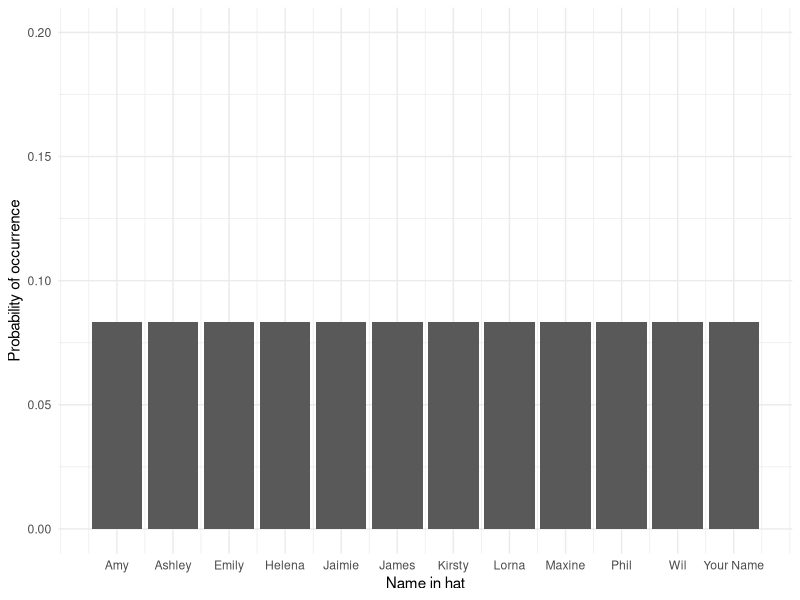
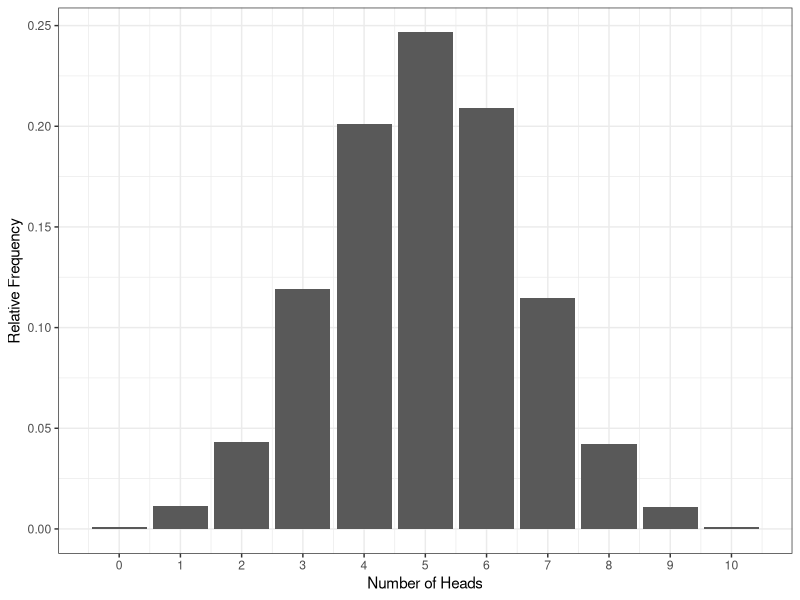
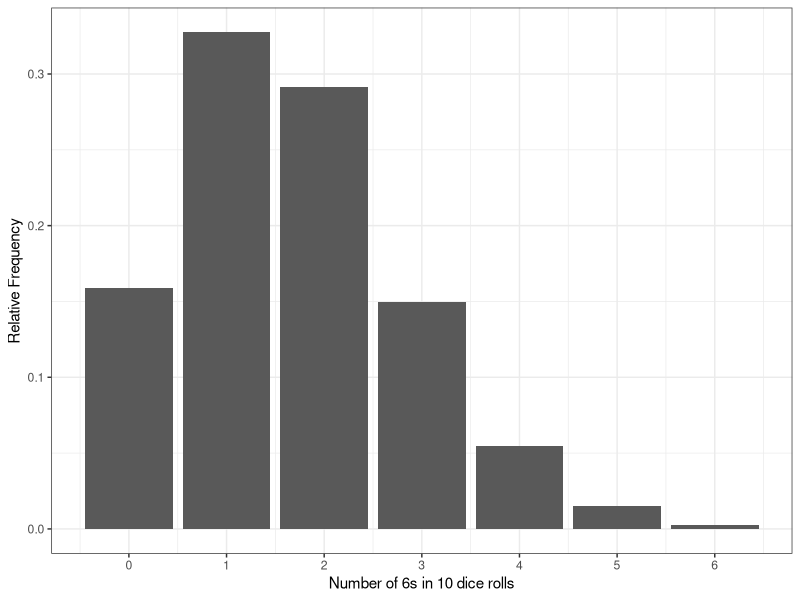
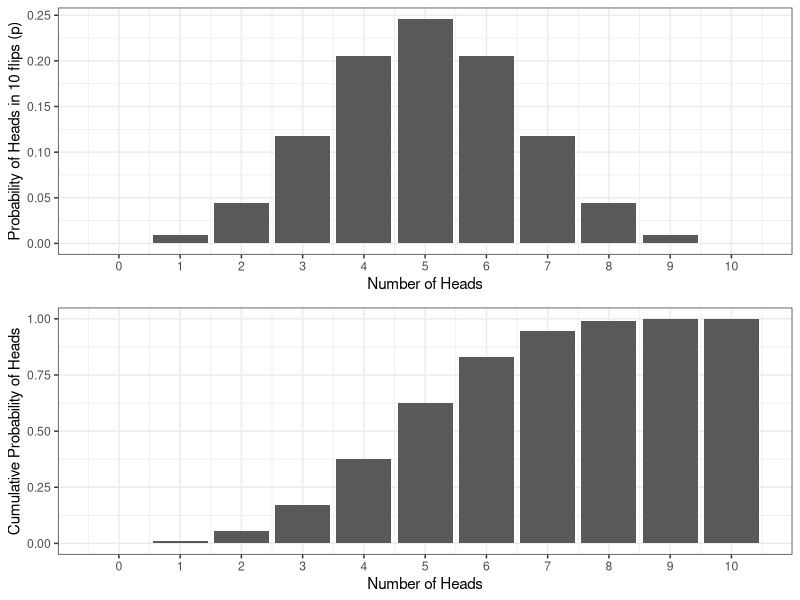
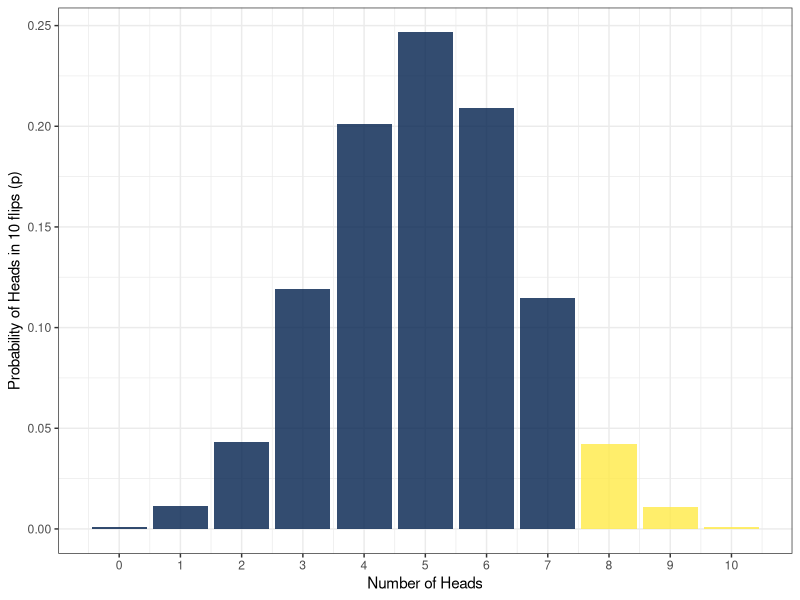
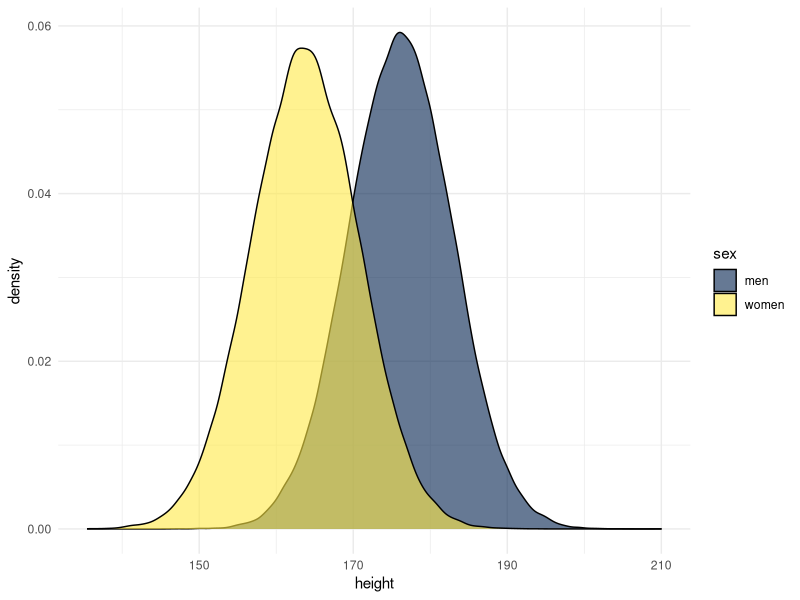
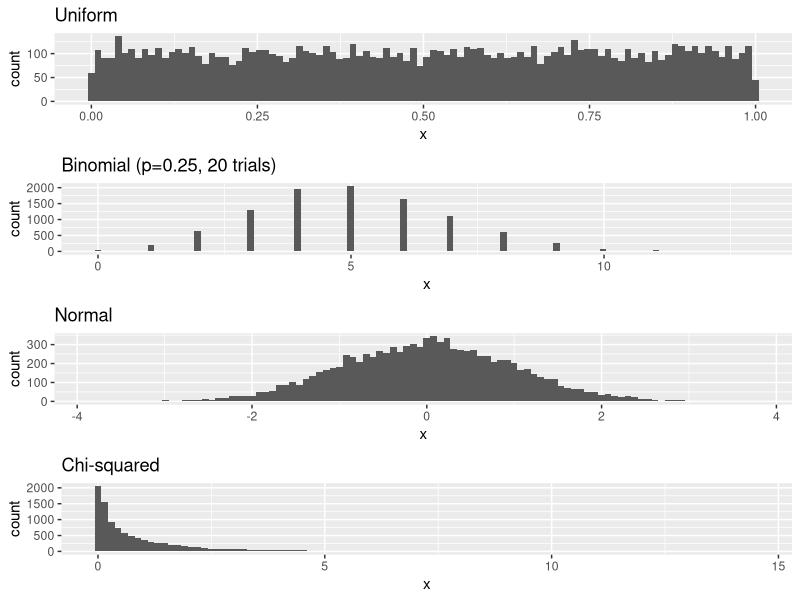

The R script that drew these images, in order:
## ---- chunk 1
library(tidyverse)
name <- 1:12
prob <- rep_len(1/12, length.out=12) #sample(x = 1/12, size = 12, replace = TRUE)
dat <- tibble(name, prob)
ggplot(dat, aes(name, prob)) + geom_col() +
  scale_y_continuous(limits = c(0,.2), name = "Probability of occurrence") +
  scale_x_continuous(breaks = c(1:12),
                     name = "Name in hat",
                     labels = c("Your Name","Amy", "Jaimie", "Emily", "Helena", "Ashley", "Wil", "Phil", "James", "Lorna", "Maxine", "Kirsty") %>% sort()) +
  theme_minimal()
## ---- chunk 2
heads10000 <- replicate(n = 10000, 
                        expr = sample(0:1, 10, TRUE) %>% sum())
data10000 <- tibble(heads = heads10000) %>%   # convert to a tibble
                group_by(heads) %>% # group by number of possibilities 
                summarise(n = n(), # count occurrences of each possibility,
                          p=n/10000) # & calculate probability (p) of each
ggplot(data10000, aes(x = heads,y = p)) + 
  geom_bar(stat = "identity") + 
  labs(x = "Number of Heads", 
       y = "Relative Frequency") +
  theme_bw() +
  scale_x_continuous(breaks = 0:10)
## ---- chunk 3
dice10000 <- replicate(n = 10000, 
                       expr = sample(0:1, 10, TRUE, prob = (c(5/6, 1/6))) %>% sum())
tibble(heads = dice10000) %>%   # convert to a tibble
  group_by(heads) %>% # group by number of possibilities 
  summarise(n = n(), # count occurrences of each possibility,
            p=n/10000) %>%  # & calculate probability (p) of each
  ggplot(aes(x = heads,y = p)) + 
  geom_bar(stat = "identity") + 
  labs(x = "Number of 6s in 10 dice rolls", 
       y = "Relative Frequency") +
  theme_bw() +
  scale_x_continuous(breaks = 0:10)
## ---- chunk 4
#| echo: true
#1
runif(n=1) #default parameters are already set to min=0 and max=1
#2
runif(n=100, max=10) %>% mean()
#3
sample(1:10, size=50, replace=T) %>% mean()
#4
sample(c("Anna", "Barbara", "Christina", "Dana"), size=1)
#5
sample(c("Anna", "Barbara", "Christina", "Dana")) #by default, sample draws all elements in random order
## ---- chunk 5
binomData = tibble(heads = 0:10, 
                   p = dbinom(heads, 10, .5),
                   p_cum = pbinom(heads, 10, .5)) #p_cum = cumsum(p)

cowplot::plot_grid(ggplot(binomData, aes(x = heads,y = p)) + 
  geom_col() + 
  labs(x = "Number of Heads", 
       y = "Probability of Heads in 10 flips (p)") +
  theme_bw() +
  scale_x_continuous(breaks = 0:10),

ggplot(binomData, aes(x = heads,y = p_cum)) + 
  geom_col() + 
  labs(x = "Number of Heads", 
       y = "Cumulative Probability of Heads") +
  theme_bw() +
  scale_x_continuous(breaks = 0:10),
ncol=1)
## ---- chunk 6
#| echo: true
#1
dbinom(x = 5, size = 10, prob = 0.5)
#2 (indirect way)
dbinom(x = 0:2, size=10, prob=0.5) %>% sum()
#2 (direct way)
pbinom(q = 2, size = 10, prob = 0.5) #P(X <= q)
#3 (careful: minus 1)
pbinom(q = 8-1, size = 10, prob = 0.5, lower.tail = F) #P(X > q) = 1 - P(X <= q)
## ---- chunk 7
#| echo: true
#| eval: true

pbinom(q = 2, size = 10, prob = 0.5)
# note: before the first argument was x, but here it's called q

## ---- chunk 8
#| echo: true
#| eval: true
pbinom(q = 7, size = 10, prob = .5) 
## ---- chunk 9
ggplot(data10000, aes(x = heads,y = p)) + 
  geom_bar(stat = "identity", aes(fill = heads >7), show.legend = FALSE, alpha = .8) + 
  labs(x = "Number of Heads", y = "Probability of Heads in 10 flips (p)") +
  theme_bw() +
  scale_x_continuous(breaks = c(0,1,2,3,4,5,6,7,8,9,10)) +
  scale_fill_viridis_d(option = "E")
## ---- chunk 10
#| echo: true
1 - pbinom(q = 6, size = 10, prob = .5)
## ---- chunk 11
#| echo: true
pbinom(q = 6, size = 10, prob = .5, lower.tail = FALSE)
## ---- chunk 12
#| echo: true

qbinom(p = .05, size = 10, prob = .5)

## ---- chunk 13
#| echo: true
pnorm(q = 176.2, mean = 163.8, sd = 6.931, lower.tail = FALSE)
## ---- chunk 14
#| echo: true
pnorm(q = 176.2, mean = 163.8, sd = 6.931, lower.tail = F) + 
  dnorm(x = 176.2, mean = 163.8, sd = 6.931)
## ---- chunk 15
#| echo: true
pnorm(q = 181.12, mean = 176.2, sd = 6.748, lower.tail = FALSE)
## ---- chunk 16
#| echo: true

qnorm(p = .05, mean = 176.2, sd = 6.748, lower.tail = FALSE)

## ---- chunk 17
#| echo: true
#| output-location: column-fragment
men <- rnorm(n = 100000, mean = 176.2, sd = 6.748)
women <- rnorm(n = 100000, mean = 163.8, sd = 6.931)

heights <- tibble(men, women) %>%
  pivot_longer(names_to = "sex", values_to = "height", men:women)

heights %>% ggplot(aes(x = height, fill = sex)) +
  geom_density(alpha = .6) +
  scale_fill_viridis_d(option = "E") +
  theme_minimal()
## ---- chunk 18
#| echo: true
#| output-location: column
nsamples <- 10000
nhistbins <- 100

# uniform distribution
p1 <- tibble(x = runif(nsamples)) %>% 
  ggplot((aes(x))) + geom_histogram(bins = nhistbins) + 
  labs(title = "Uniform")

# binomial distribution
p2 <- tibble(x = rbinom(nsamples, 20, 0.25)) %>% 
  ggplot(aes(x)) + geom_histogram(bins = nhistbins) +
  labs(title = "Binomial (p=0.25, 20 trials)")

# normal distribution
p3 <- tibble(x = rnorm(nsamples)) %>% 
  ggplot(aes(x)) + geom_histogram(bins = nhistbins) +
  labs(title = "Normal")

# Chi-squared distribution
p4 <- tibble(x = rchisq(nsamples, df=1)) %>% 
  ggplot(aes(x)) + geom_histogram(bins = nhistbins) +
  labs(title = "Chi-squared")

cowplot::plot_grid(p1, p2, p3, p4, ncol = 1)
## ---- chunk 19
#| echo: true

heights <- rnorm(120, mean = 170, sd = 10)
## ---- chunk 20
#| echo: true

coin_flips <- sample(c("Head", "Tail"), 120, replace=TRUE)

## ---- chunk 21
#| echo: true

genders <- rep(x = c("man", "woman", "nonbinary"), each = 40) #%>% sample() #you can run just "sample" on a vector to randomize its order

## ---- chunk 22
#| echo: true

sim_data <- tibble(
  participant_number = 1:120,
  gender = rep(x = c("man", "woman", "nonbinary"), each = 40),
  height = rnorm(120, mean = 170, sd = 10),
  coin_flip = sample(c("Head", "Tail"), 120, replace=TRUE)
)

# or if you have run all the code before, you could also use the objects you have already in your Environment:
# sim_data <- tibble(participant_number = 1:120, genders, heights, coin_flips)
## ---- chunk 23
#| echo: true

data_10 <- tibble(
  participant = 1:10,
  sweets = c(5, 5, 5, 7, 3, 3, 4, 6, 8, 4)
)
## ---- chunk 24
#| echo: true

data_20 <- tibble(
  participant = 1:100,
  sweets = rpois(100,4) #random Poisson distribution
)
## ---- chunk 25
#| echo: true

set.seed(8465123)
iterations <- 1000 

# initialize empty matrices
mean_bootstrap_10 <- matrix(NA, nrow = iterations, ncol = 1)
mean_bootstrap_20 <- matrix(NA, nrow = iterations, ncol = 1)

for (i in 1:iterations) {
  # draw exactly the same amount of datapoints as in the original dataset, but with replacement
  bootstrap_data_10 <- sample_n(data_10, 10, replace=TRUE)
  bootstrap_data_20 <- sample_n(data_20, 20, replace=TRUE)
  
  # calculate the mean for each of the subsamples, put it into matrix in subsequent rows
  mean_bootstrap_10[i,1] <- mean(bootstrap_data_10$sweets)
  mean_bootstrap_20[i,1] <- mean(bootstrap_data_20$sweets)
}

# calculate the SEMs
sd(mean_bootstrap_10)
sd(mean_bootstrap_20)
